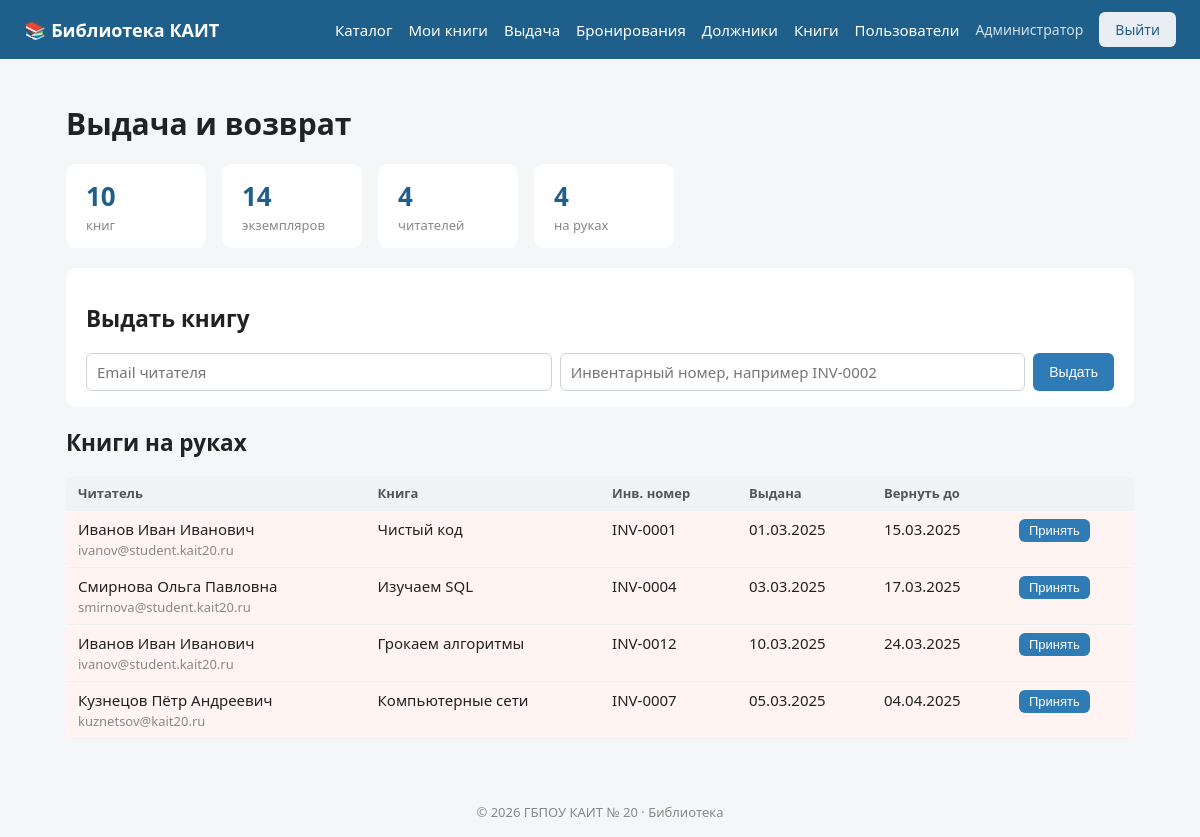
Screenshot of /public/index.php?page=librarian (signed in) with the database file from the repository.
### tables this page shows
CREATE TABLE IF NOT EXISTS users (
    id INT AUTO_INCREMENT PRIMARY KEY,
    full_name VARCHAR(150) NOT NULL,
    email VARCHAR(150) NOT NULL UNIQUE,
    password VARCHAR(255) NOT NULL,
    role ENUM('reader', 'librarian', 'admin') NOT NULL DEFAULT 'reader',
    category ENUM('student', 'teacher', 'staff') NOT NULL DEFAULT 'student',
    group_name VARCHAR(20) NULL,
    phone VARCHAR(20) NULL,
    is_blocked TINYINT(1) NOT NULL DEFAULT 0,
    created_at DATETIME NOT NULL
);

CREATE TABLE IF NOT EXISTS loans (
    id INT AUTO_INCREMENT PRIMARY KEY,
    copy_id INT NOT NULL,
    user_id INT NOT NULL,
    librarian_id INT NULL,
    issued_at DATE NOT NULL,
    due_at DATE NOT NULL,
    returned_at DATE NULL,
    fine DECIMAL(8,2) NOT NULL DEFAULT 0,
    FOREIGN KEY (copy_id) REFERENCES copies(id),
    FOREIGN KEY (user_id) REFERENCES users(id)
);

CREATE TABLE IF NOT EXISTS books (
    id INT AUTO_INCREMENT PRIMARY KEY,
    title VARCHAR(255) NOT NULL,
    author VARCHAR(255) NOT NULL,
    genre_id INT NULL,
    year SMALLINT NULL,
    isbn VARCHAR(20) NULL,
    description TEXT NULL,
    cover VARCHAR(255) NULL,
    created_at DATETIME NOT NULL,
    FOREIGN KEY (genre_id) REFERENCES genres(id)
);

CREATE TABLE IF NOT EXISTS copies (
    id INT AUTO_INCREMENT PRIMARY KEY,
    book_id INT NOT NULL,
    inventory_number VARCHAR(30) NOT NULL UNIQUE,
    status ENUM('available', 'issued', 'lost', 'repair') NOT NULL DEFAULT 'available',
    FOREIGN KEY (book_id) REFERENCES books(id)
);

### src/helpers.php (called while the page is built, shortened)
<?php
function e($value)
{
    return htmlspecialchars((string)$value, ENT_QUOTES, 'UTF-8');
}
function render($template, $vars = [])
{
    extract($vars);
    $user = Auth::user();
    require __DIR__ . '/../templates/' . $template . '.php';
    $content = ob_get_clean();
    require __DIR__ . '/../templates/layout.php';
}
function format_date($date)
{
    return date('d.m.Y', strtotime($date));
}

### src/Database.php (called while the page is built, shortened)
<?php
class Database
{
    private static $pdo = null;
    public static function get()
    {
        if (self::$pdo === null) {
            if (DB_DRIVER === 'sqlite') {
                $dsn = 'sqlite:' . DB_NAME;
                self::$pdo = new PDO($dsn);
            } else {
                $dsn = 'mysql:host=' . DB_HOST . ';port=' . DB_PORT . ';dbname=' . DB_NAME . ';charset=utf8mb4';
                self::$pdo = new PDO($dsn, DB_USER, DB_PASS);
            }
            self::$pdo->setAttribute(PDO::ATTR_ERRMODE, PDO::ERRMODE_EXCEPTION);
            self::$pdo->setAttribute(PDO::ATTR_DEFAULT_FETCH_MODE, PDO::FETCH_ASSOC);
        }
        return self::$pdo;
    }
    public static function fetchAll($sql, $params = [])
    {
        $stmt = self::get()->prepare($sql);
        $stmt->execute($params);
        return $stmt->fetchAll();
    }
    public static function fetchOne($sql, $params = [])
    {
        $stmt = self::get()->prepare($sql);
        $stmt->execute($params);
        $row = $stmt->fetch();
        return $row === false ? null : $row;
    }
}

### src/LoanService.php (called while the page is built, shortened)
<?php
class LoanService
{
    public static function activeLoans()
    {
        return Database::fetchAll(
            'SELECT l.*, u.full_name, u.email, b.title, c.inventory_number
             FROM loans l
             JOIN users u ON u.id = l.user_id
             JOIN copies c ON c.id = l.copy_id
             JOIN books b ON b.id = c.book_id
             WHERE l.returned_at IS NULL
             ORDER BY l.due_at'
        );
    }
}

### src/Auth.php (called while the page is built, shortened)
<?php
class Auth
{
    public static function user()
    {
        static $user = null;
        if ($user === null) {
            $user = Database::fetchOne('SELECT * FROM users WHERE id = ?', [$_SESSION['user_id']]);
        }
        return $user;
    }
    public static function check()
    {
        return self::user() !== null;
    }
    public static function hasRole(array $roles)
    {
        $user = self::user();
        return in_array($user['role'], (array)$roles);
    }
    public static function requireLogin()
    {
        if (!self::check()) {
            redirect('login');
        }
    }
    public static function requireRole(array $roles)
    {
        self::requireLogin();
    }
}

### templates/librarian.php (the view, shortened to what this page needs)
<h1>Выдача и возврат</h1>
<div class="stats">
    <div><b><?= $stats['books'] ?></b><span>книг</span></div>
    <div><b><?= $stats['copies'] ?></b><span>экземпляров</span></div>
    <div><b><?= $stats['readers'] ?></b><span>читателей</span></div>
    <div><b><?= $stats['active_loans'] ?></b><span>на руках</span></div>
</div>
<section class="card">
    <h2>Выдать книгу</h2>
    <form id="issue-form" class="inline-form">
        <input type="email" id="reader-email" list="readers" placeholder="Email читателя" required>
        <input type="text" id="inventory" placeholder="Инвентарный номер, например INV-0002" required pattern="INV-[0-9]{4}(-[0-9]+)?">
        <button type="submit" class="btn">Выдать</button>
    </form>
</section>
<section>
    <h2>Книги на руках</h2>
    <table class="table" id="loans-table">
        <thead>
        <tr><th>Читатель</th><th>Книга</th><th>Инв. номер</th><th>Выдана</th><th>Вернуть до</th><th></th></tr>
        </thead>
        <tbody>
        <?php foreach ($loans as $l): ?>
            <?php $late = strtotime($l['due_at']) < time(); ?>
            <tr class="<?= $late ? 'row-late' : '' ?>" data-loan-id="<?= $l['id'] ?>">
                <td><?= e($l['full_name']) ?><br><span class="muted"><?= e($l['email']) ?></span></td>
                <td><?= e($l['title']) ?></td>
                <td><?= e($l['inventory_number']) ?></td>
                <td><?= format_date($l['issued_at']) ?></td>
                <td><?= format_date($l['due_at']) ?></td>
                <td><button class="btn btn-small return-btn">Принять</button></td>
            </tr>
        <?php endforeach; ?>
        </tbody>
    </table>
</section>

### public/index.php (shortened to what this page needs)
<?php
$page = $_GET['page'] ?? 'catalog';
switch ($page) {
    case 'librarian':
        Auth::requireRole(['librarian', 'admin']);
        render('librarian', [
            'title' => 'Выдача и возврат',
            'loans' => LoanService::activeLoans(),
            'stats' => ReportService::stats(),
        ]);
        break;
}

### templates/layout.php (shortened to what this page needs)
<!DOCTYPE html>
<html lang="ru">
<head>
    <link rel="stylesheet" href="assets/css/style.css">
</head>
<body>
<header class="topbar">
    <a class="logo" href="index.php">📚 <?= e(APP_NAME) ?></a>
    <nav>
        <a href="index.php?page=catalog">Каталог</a>
        <?php if ($user): ?>
            <a href="index.php?page=profile">Мои книги</a>
            <?php if (in_array($user['role'], ['librarian', 'admin'])): ?>
                <a href="index.php?page=librarian">Выдача</a>
                <a href="index.php?page=reservations">Бронирования</a>
                <a href="index.php?page=debtors">Должники</a>
                <a href="index.php?page=admin_books">Книги</a>
            <?php endif; ?>
            <?php if ($user['role'] === 'admin'): ?>
                <a href="index.php?page=admin_users">Пользователи</a>
            <?php endif; ?>
            <span class="user-name"><?= e($user['full_name']) ?></span>
            <a href="index.php?page=logout" class="btn btn-light">Выйти</a>
        <?php else: ?>
            <a href="index.php?page=login" class="btn btn-light">Войти</a>
            <a href="index.php?page=register" class="btn">Регистрация</a>
        <?php endif; ?>
    </nav>
</header>
<main class="container">
    <?= $content ?>
</main>
<footer class="footer">
    © <?= date('Y') ?> ГБПОУ КАИТ № 20 · Библиотека
</footer>
</body>
</html>

### public/assets/css/style.css (style rules this page uses)
* { box-sizing: border-box; }
body { margin: 0; font-family: "Segoe UI", Roboto, Arial, sans-serif; font-size: 15px; color: #222; background: #f5f6f8; }
a { color: #1f5f8b; }
.container { max-width: 1100px; margin: 0 auto; padding: 24px 16px 48px; min-height: calc(100vh - 120px); }
.topbar { display: flex; align-items: center; justify-content: space-between; gap: 16px; padding: 12px 24px; background: #1f5f8b; color: #fff; flex-wrap: wrap; }
.topbar a { color: #fff; text-decoration: none; }
.topbar nav { display: flex; gap: 16px; align-items: center; flex-wrap: wrap; }
.logo { font-weight: 700; font-size: 18px; }
.user-name { opacity: .8; font-size: 14px; }
.footer { text-align: center; padding: 16px; color: #888; font-size: 13px; }
.btn { display: inline-block; padding: 8px 16px; border: 0; border-radius: 6px; background: #2e7bb5; color: #fff !important; cursor: pointer; font-size: 14px; text-decoration: none; }
.btn-light { background: #e8eef3; color: #1f5f8b !important; }
.btn-small { padding: 4px 10px; font-size: 13px; }
input, select, textarea { padding: 8px 10px; border: 1px solid #ccd3da; border-radius: 6px; font: inherit; background: #fff; }
.inline-form { display: flex; gap: 8px; flex-wrap: wrap; }
.inline-form input { flex: 1; min-width: 200px; }
.muted { color: #888; font-size: 13px; }
.table { width: 100%; border-collapse: collapse; background: #fff; border-radius: 8px; overflow: hidden; }
.table th, .table td { padding: 8px 12px; border-bottom: 1px solid #eef0f2; text-align: left; vertical-align: top; }
.table th { background: #f0f3f6; font-weight: 600; font-size: 13px; color: #555; }
.row-late td { background: #fff4f2; }
.card { background: #fff; padding: 16px 20px; border-radius: 10px; margin-bottom: 20px; }
.stats { display: flex; gap: 16px; margin-bottom: 20px; flex-wrap: wrap; }
.stats div { background: #fff; padding: 14px 20px; border-radius: 10px; min-width: 140px; }
.stats b { display: block; font-size: 26px; color: #1f5f8b; }
.stats span { color: #888; font-size: 13px; }

### rows the page displays
users: full_name "Администратор"
loans: user.full_name "Иванов Иван Иванович", user.email "ivanov@student.kait20.ru", books.title "Чистый код", copy.inventory_number "INV-0001", issued_at "01.03.2025", due_at "15.03.2025"
loans: user.full_name "Смирнова Ольга Павловна", user.email "smirnova@student.kait20.ru", books.title "Изучаем SQL", copy.inventory_number "INV-0004", issued_at "03.03.2025", due_at "17.03.2025"
loans: user.full_name "Иванов Иван Иванович", user.email "ivanov@student.kait20.ru", books.title "Грокаем алгоритмы", copy.inventory_number "INV-0012", issued_at "10.03.2025", due_at "24.03.2025"
loans: user.full_name "Кузнецов Пётр Андреевич", user.email "kuznetsov@kait20.ru", books.title "Компьютерные сети", copy.inventory_number "INV-0007", issued_at "05.03.2025", due_at "04.04.2025"

### other values shown
APP_NAME "Библиотека КАИТ"
$stats['books'] "10"
$stats['copies'] "14"
$stats['readers'] "4"
$stats['active_loans'] "4"
